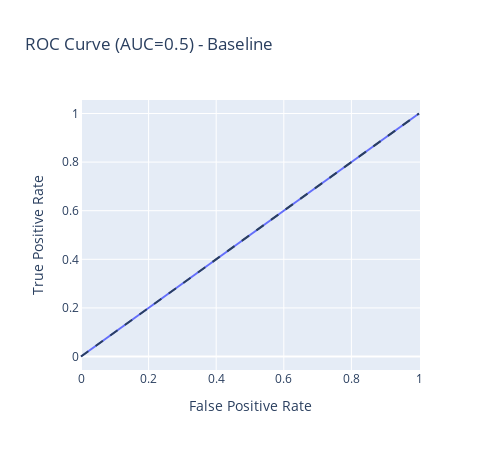

Notebook cell for this chart:
### Code cell
# Create a DataFrame with the ROC curve data
fpr, tpr, thresholds = roc_curve(y_true, y_pred)
roc_auc = auc(fpr, tpr)

roc_df = pd.DataFrame({'fpr': fpr, 'tpr': tpr})

fig = px.line(roc_df, x='fpr', y='tpr', title='ROC Curve (AUC=' + str(roc_auc) +')' + ' - Baseline',
              labels=dict(fpr='False Positive Rate', tpr='True Positive Rate'),width=500, height=450)
fig.add_shape(type='line', line=dict(dash='dash'), x0=0, y0=0, x1=1, y1=1)
fig.show()

### Figure 1 — Plotly figure (JSON) as saved in the notebook; plotly's stock layout.template omitted (floating-point values rounded to 4 significant figures)
{"data": [{"hovertemplate": "False Positive Rate=%{x}<br>True Positive Rate=%{y}<extra></extra>", "legendgroup": "", "line": {"color": "#636efa", "dash": "solid"}, "marker": {"symbol": "circle"}, "mode": "lines", "name": "", "orientation": "v", "showlegend": false, "type": "scatter", "x": [0, 1], "xaxis": "x", "y": [0, 1], "yaxis": "y"}], "layout": {"height": 450, "legend": {"tracegroupgap": 0}, "shapes": [{"line": {"dash": "dash"}, "type": "line", "x0": 0, "x1": 1, "y0": 0, "y1": 1}], "title": {"text": "ROC Curve (AUC=0.5) - Baseline"}, "width": 500, "xaxis": {"anchor": "y", "domain": [0, 1], "title": {"text": "False Positive Rate"}}, "yaxis": {"anchor": "x", "domain": [0, 1], "title": {"text": "True Positive Rate"}}}}
